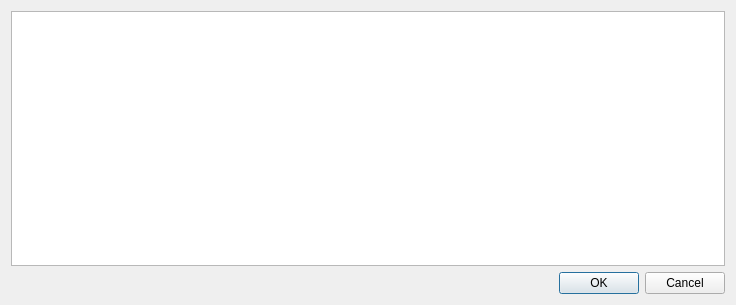
<?xml version="1.0" encoding="UTF-8"?>
<ui version="4.0">
 <class>PayDialog</class>
 <widget class="QDialog" name="PayDialog">
  <property name="windowModality">
   <enum>Qt::NonModal</enum>
  </property>
  <property name="geometry">
   <rect>
    <x>0</x>
    <y>0</y>
    <width>736</width>
    <height>305</height>
   </rect>
  </property>
  <property name="contextMenuPolicy">
   <enum>Qt::NoContextMenu</enum>
  </property>
  <property name="windowTitle">
   <string>缴费详细</string>
  </property>
  <property name="windowIcon">
   <iconset resource="source.qrc">
    <normaloff>:/img/image/money.png</normaloff>:/img/image/money.png</iconset>
  </property>
  <property name="whatsThis">
   <string/>
  </property>
  <property name="modal">
   <bool>false</bool>
  </property>
  <layout class="QGridLayout" name="gridLayout">
   <item row="0" column="0">
    <widget class="QTableView" name="tabPay"/>
   </item>
   <item row="1" column="0">
    <widget class="QDialogButtonBox" name="btnboxPay">
     <property name="orientation">
      <enum>Qt::Horizontal</enum>
     </property>
     <property name="standardButtons">
      <set>QDialogButtonBox::Cancel|QDialogButtonBox::Ok</set>
     </property>
    </widget>
   </item>
  </layout>
 </widget>
 <resources>
  <include location="source.qrc"/>
 </resources>
 <connections>
  <connection>
   <sender>btnboxPay</sender>
   <signal>accepted()</signal>
   <receiver>PayDialog</receiver>
   <slot>accept()</slot>
   <hints>
    <hint type="sourcelabel">
     <x>248</x>
     <y>254</y>
    </hint>
    <hint type="destinationlabel">
     <x>157</x>
     <y>274</y>
    </hint>
   </hints>
  </connection>
  <connection>
   <sender>btnboxPay</sender>
   <signal>rejected()</signal>
   <receiver>PayDialog</receiver>
   <slot>reject()</slot>
   <hints>
    <hint type="sourcelabel">
     <x>316</x>
     <y>260</y>
    </hint>
    <hint type="destinationlabel">
     <x>286</x>
     <y>274</y>
    </hint>
   </hints>
  </connection>
 </connections>
</ui>
